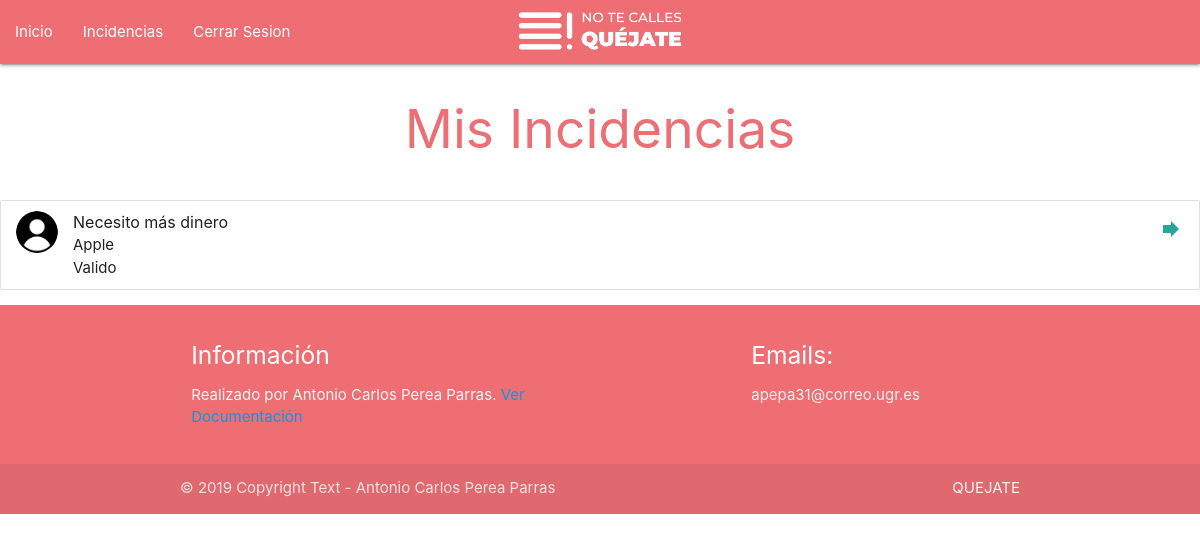
/incidencias.php?p=email (signed in), run on the app's committed database.
### tables this page shows
CREATE TABLE `Incidencias` (
  `incidencia_id` int(8) NOT NULL AUTO_INCREMENT,
  `titulo` varchar(64) NOT NULL,
  `lugar` varchar(64) NOT NULL,
  `descripcion` varchar(1024) NOT NULL,
  `palabrasClave` varchar(128) NOT NULL,
  `photo` blob,
  `fechaInclusion` datetime DEFAULT NULL,
  `email` varchar(32) NOT NULL,
  `estado` tinyint(1) NOT NULL DEFAULT '1',
  PRIMARY KEY (`incidencia_id`),
  KEY `incidencia_id` (`incidencia_id`),
  KEY `email` (`email`),
  CONSTRAINT `Incidencias_ibfk_1` FOREIGN KEY (`email`) REFERENCES `Usuarios` (`email`) ON DELETE CASCADE
);

### incidencias.php (the view, shortened to what this page needs)
<?php
require_once 'php/generics.php';
require_once 'php/footer.php';
require_once 'php/navbar.php';
require_once 'php/header.php';
function getIncidencias($email){
    $db = conectDB();
    if (!empty($email) ) {
        echo('<div class="row center">
        <h2>Mis Incidencias</h2>
        </div>');
        $res = $db->query("select * from Incidencias WHERE email='{$email}'");
    }else{
        echo('<div class="row center">
        <h2>Listado de Incidencias</h2>
        </div>');
        $res = $db->query("select * from Incidencias");
    }
    while ($row = $res->fetch_array(MYSQLI_NUM)) {
        $id_incidencia      = $row[0];
        $titulo_incidencia  = $row[1];
        $lugar_incidencia   = $row[2];
        $estado_incidencia  = ($row[8]==1)?'Valido':'Invalido';
        echo('
        <main>
        <ul class="collection">
            <li class="collection-item avatar">
                <img src="./images/UsuarioPorDefecto.png" alt="" class="circle">
                <span class="title">'.$titulo_incidencia.'</span>
                <p>'.$lugar_incidencia.'<br>'.$estado_incidencia
                .'</p>
                <a href="incidencia.php?p=mostrar&id='.$id_incidencia.'" class="secondary-content"><i class="material-icons">forward</i></a>
            </li>
        </ul>
    </main>
        ');
    }
}
if (isset($_GET['p'])) {
    switch ($_GET['p']) {
      case 'email':
        getIncidencias($_SESSION["usuario"]);
        break;
    }
}else{
    getIncidencias("");
}
?>

### css/principal.css (style rules this page uses)
h2 { color: #EC6F75; }

### data on the page
incidencias: titulo "Necesito más dinero", lugar "Apple", estado "Valido"
